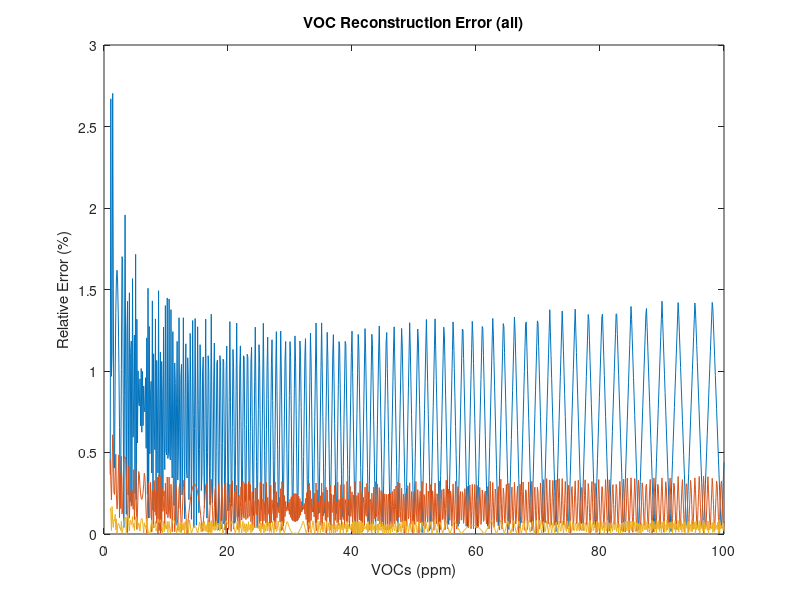

Reproduce this figure in MATLAB.
A = 8 * 10^4
alpha = 0.602
Vc = 5.0
Rl = 10.0^4

C = 1:0.1:100 %c from 1 to 100
Rinf = A * C.^-alpha 


% Problem 2

%plot(C,Rinf) %linear graph
loglog(C, Rinf) %logarithmic graph
xlabel("VOCs (ppm)")
ylabel("R(inf) (ohms)")
title("Steady State Resistance vs. VOC Concentration")

% Problem 3
Vout = Vc * Rl ./ (Rl + A * C.^(-alpha))
plot(C, Vout)
xlabel("VOCs (ppm)")
ylabel("Vout (V)")
title("Output Voltage vs. VOC Concentration ")

%Problem 4
tau = 22
t = linspace(1, 100)
u_response = 1 - exp(-t/tau)
i_response = 1/tau * exp(-t/tau)

plot(t, i_response)
xlabel("Time (s)")
ylabel("Rs (ohms)")
title("Rs vs. Time (Impulse)")

plot(t, u_response)
xlabel("Time (s)")
ylabel("Rs (ohms)")
title("Rs vs. Time (Step)")

u2_response = 30360 - 22769*u_response %part vi, instantaneous change in C
plot(t, u2_response)
xlabel("Time (s)")
ylabel("Rs (ohms)")
title("Rs vs. Time")

Vout_2 = Vc * Rl ./ (Rl + u2_response)
plot(t, Vout_2)
xlabel("Time (s)")
ylabel("Output Voltage (V)")
title("Output Voltage vs. Time")

% Problem 5
v_ref = 5.0
v_delta = v_ref / 2^8
samp_t = 0:0.1:100
samp_vout = Vc * Rl ./ (Rl + (30360 -22769*(1 - exp(-samp_t/tau))))
quantize = (floor(samp_vout/v_delta) + 0.5) * v_delta

t_cont = 0:0.001:100 %for approximating ct
cont_vout = Vc * Rl ./ (Rl + (30360 -22769*(1 - exp(-t_cont/tau))))


% non quantized, sampled at 0.1 Ts
plot(samp_t, samp_vout)
xlabel("Time (s)")
ylabel("Output Voltage (V)")
title("Output Voltage vs. Time")

% 8 bit
plot(samp_t, [quantize; samp_vout])
hold on
plot(t_cont, cont_vout)
hold off
xlabel("Time (s)")
ylabel("Output Voltage (V)")
title("Output Voltage vs. Time (8 bit)")

v_delta = v_ref / 2^10
quantize = (floor(samp_vout/v_delta) + 0.5) * v_delta

% 10 bit
plot(samp_t, [quantize; samp_vout])
hold on
plot(t_cont, cont_vout)
hold off
xlabel("Time (s)")
ylabel("Output Voltage (V)")
title("Output Voltage vs. Time (10 bit)")

v_delta = v_ref / 2^12
quantize = (floor(samp_vout/v_delta) + 0.5) * v_delta

% 12 bit
plot(samp_t, [quantize; samp_vout])
hold on
plot(t_cont, cont_vout)
hold off
xlabel("Time (s)")
ylabel("Output Voltage (V)")
title("Output Voltage vs. Time (12 bit)")

% part v

v_delta = v_ref / 2^8
quantize = (floor(Vout/v_delta) + 0.5) * v_delta
c_reconstructed = (Vc*Rl ./ (A*quantize) - (Rl/A)).^(-1/alpha)
err8 = abs(c_reconstructed-C) ./C * 100
plot(C, err8)
xlabel("VOCs (ppm)")
ylabel("Relative Error (%)")
title("VOC Reconstruction Error(8 bit)")

v_delta = v_ref / 2^10
quantize = (floor(Vout/v_delta) + 0.5) * v_delta
c_reconstructed = (Vc*Rl ./ (A*quantize) - (Rl/A)).^(-1/alpha)
err10 = abs(c_reconstructed-C) ./C * 100
plot(C, err10)
xlabel("VOCs (ppm)")
ylabel("Relative Error (%)")
title("VOC Reconstruction Error (10 bit)")

v_delta = v_ref / 2^12
quantize = (floor(Vout/v_delta) + 0.5) * v_delta
c_reconstructed = (Vc*Rl ./ (A*quantize) - (Rl/A)).^(-1/alpha)
err12 = abs(c_reconstructed-C) ./C * 100
plot(C, err12)
xlabel("VOCs (ppm)")
ylabel("Relative Error (%)")
title("VOC Reconstruction Error (12 bit)")

plot(C, [err8; err10; err12])
xlabel("VOCs (ppm)")
ylabel("Relative Error (%)")
title("VOC Reconstruction Error (all)")
